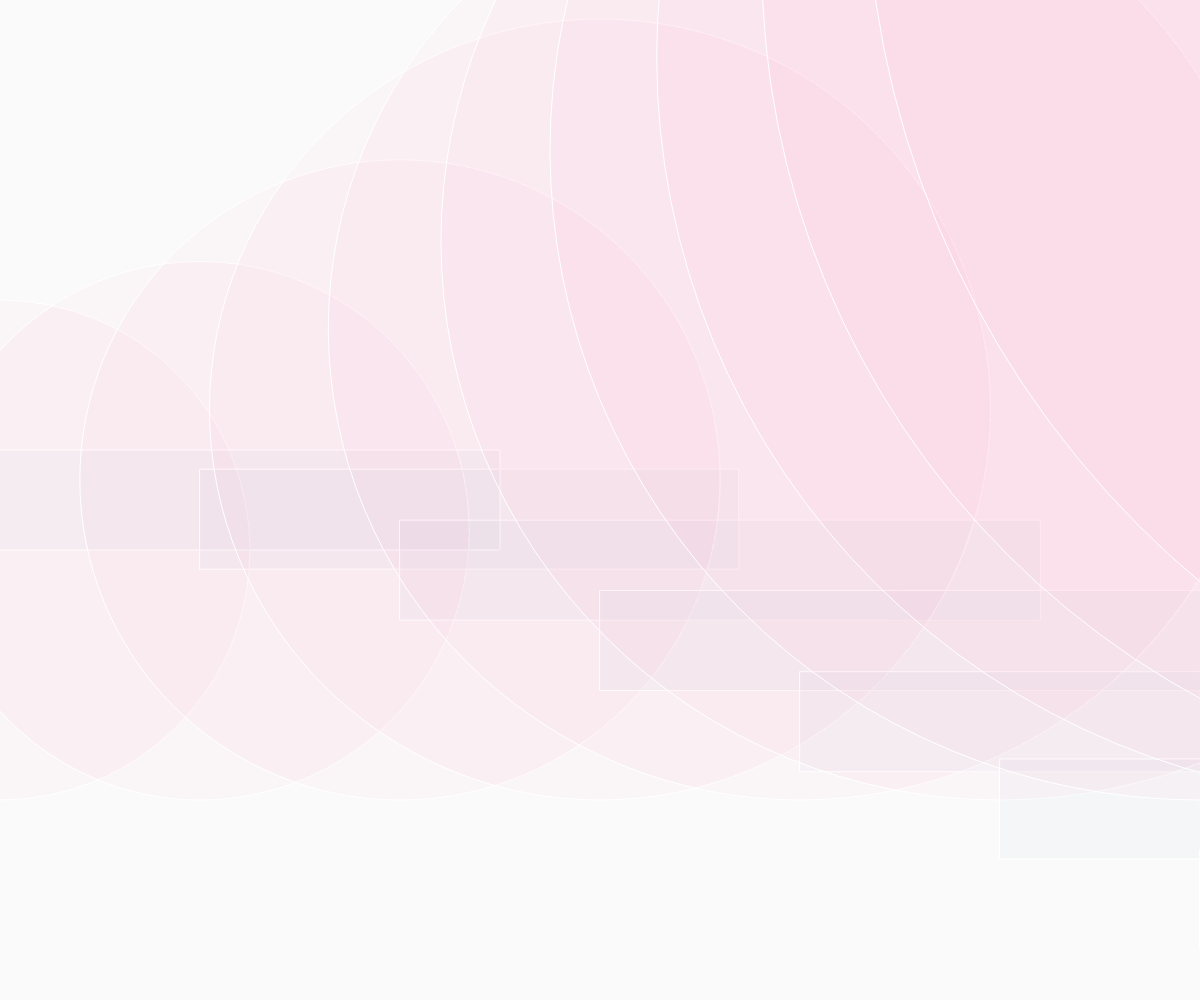
Frame 1 (no input)
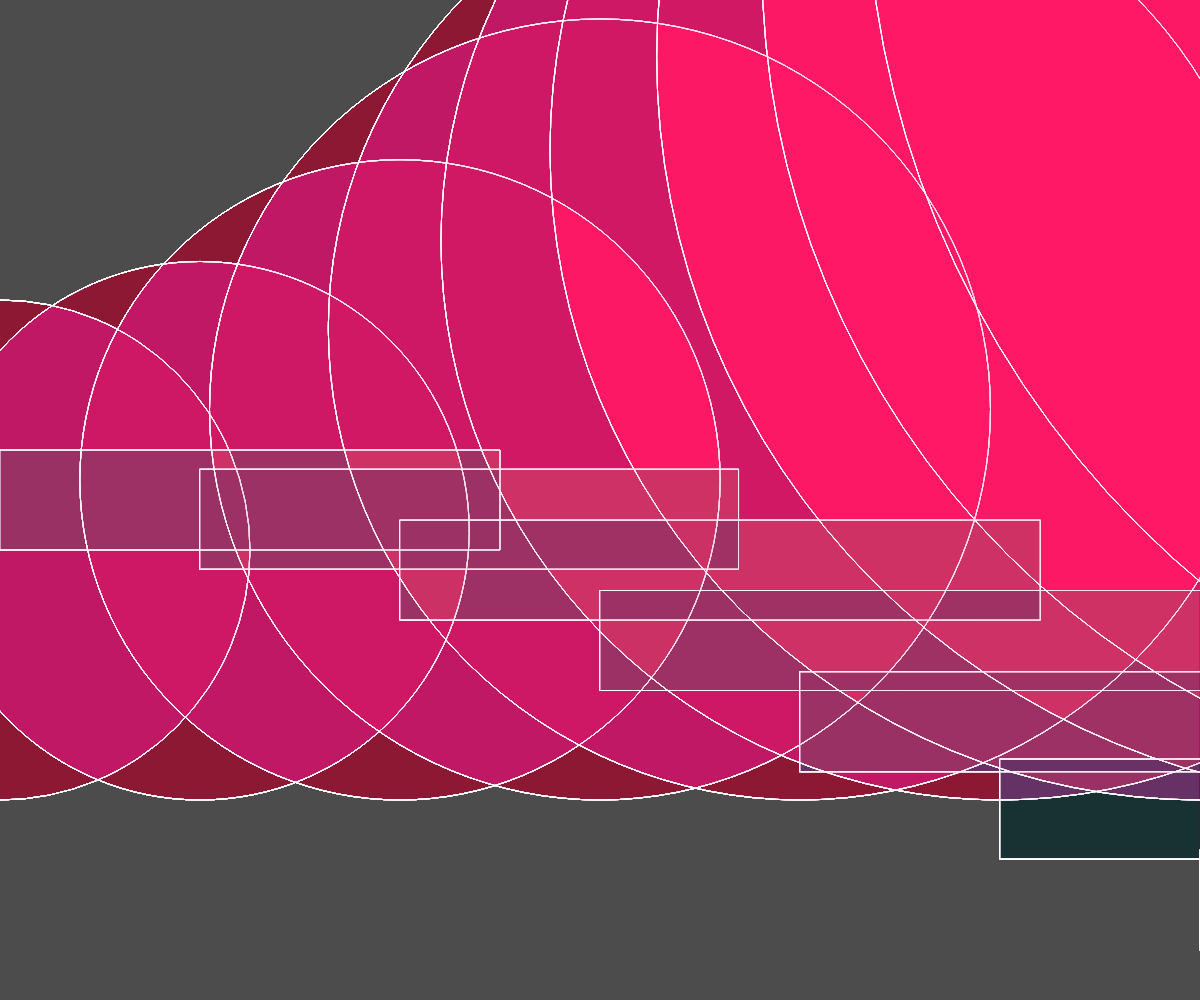
Frame 60 (no input)
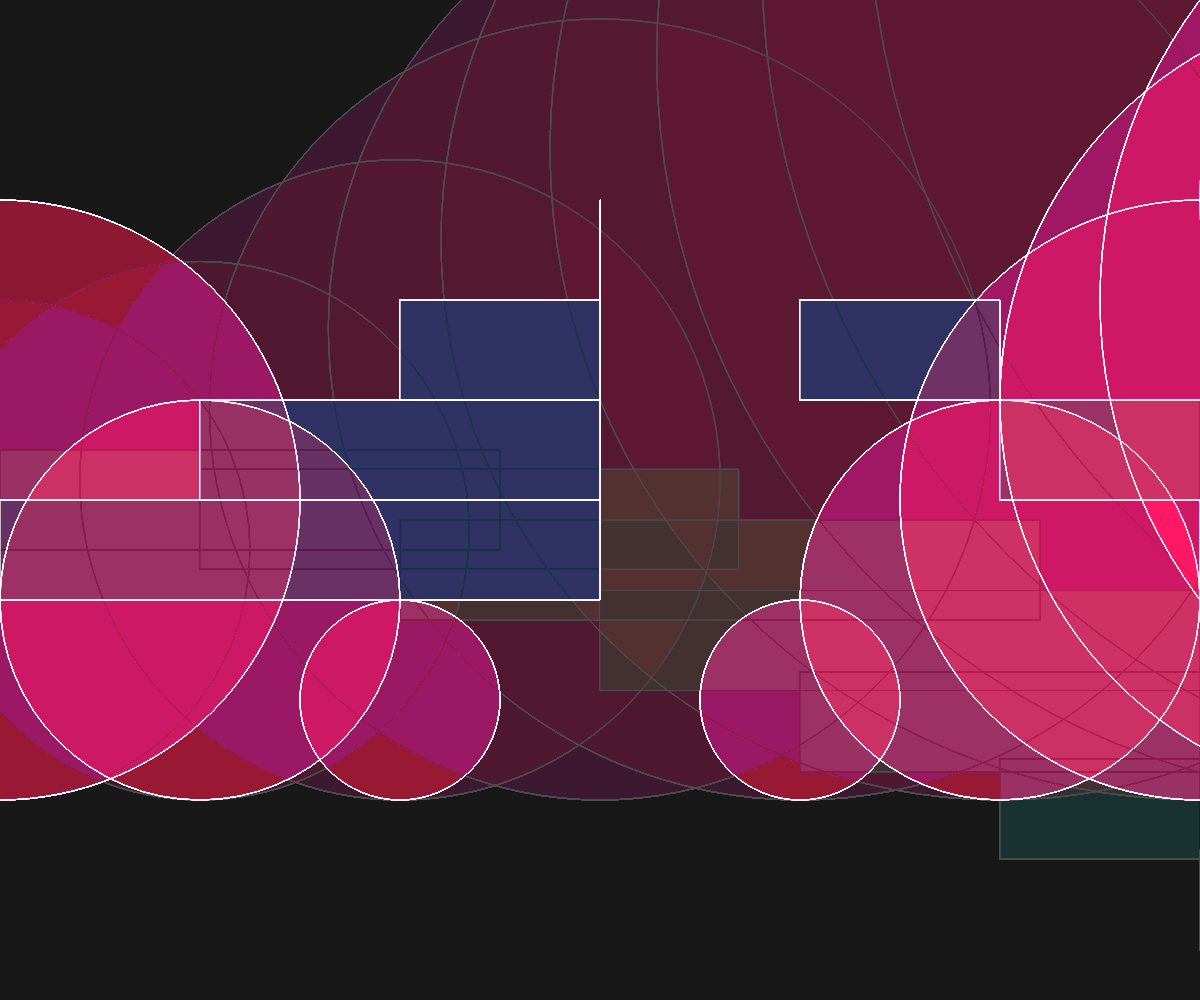
Frame 120 (the mouse pressed at the canvas centre since frame 60)

The p5.js sketch that drew these frames (run headless with seeded random() and noise() and a simulated clock; from frame 60 on, the mouse is pressed at the canvas centre):

// p5.js sketch
// ── sketch.js


function setup() {
  createCanvas(windowWidth, windowHeight);

}

function draw() {
  background(0, 5);
  noFill();
  stroke(255);



  for (let i = 0; i < 10; i++) {

    //plan: y position ist abhängig von Distanz von Maus zu Mitte der Ellipse
    let distanz = dist(mouseX, mouseY, i * 200, height / 2);
    let yPos = map(distanz, 0, width, -300, 300);
    let durchmesser = map(distanz, 0, width, 300 / 50); // je näher desto Grösser


    fill (220, 0, 100, 5)
    ellipse(i * 200, height / 2 - yPos, distanz, distanz);

    
    fill(20, 50, 100, 5)
    rect(i * 200, height / 2 + yPos, distanz, 100);
  }
}
